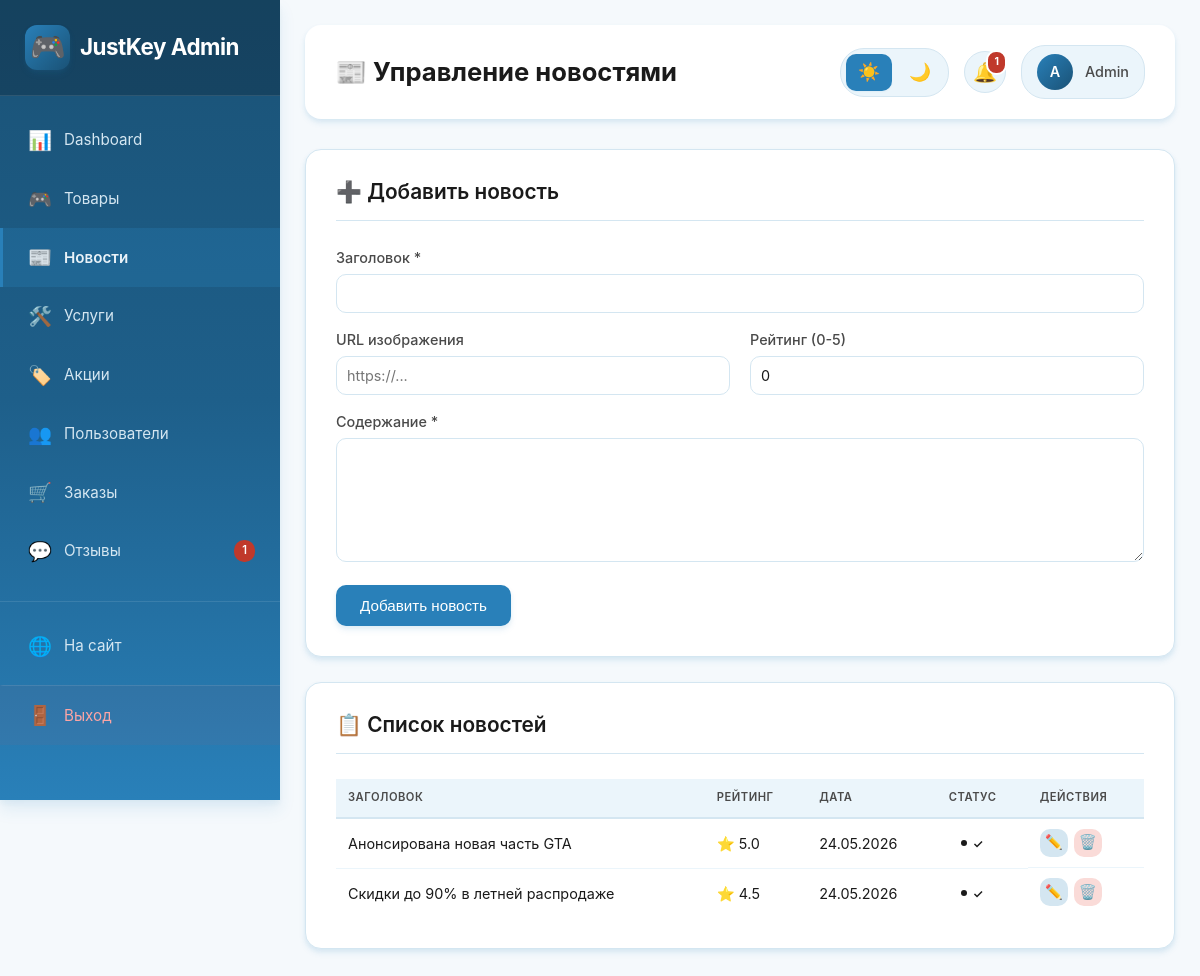
Screenshot of /admin/news.php (signed in) with the database file from the repository.
### tables this page shows
CREATE TABLE news (
    id INT AUTO_INCREMENT PRIMARY KEY,
    title VARCHAR(255) NOT NULL,
    slug VARCHAR(255) UNIQUE NOT NULL,
    content TEXT NOT NULL,
    short_content VARCHAR(500),
    image VARCHAR(255),
    author_id INT,
    rating DECIMAL(3,2) DEFAULT 5.00,
    views INT DEFAULT 0,
    image_url VARCHAR(255),
    is_active BOOLEAN DEFAULT TRUE,
    is_approved BOOLEAN DEFAULT TRUE,
    created_at TIMESTAMP DEFAULT CURRENT_TIMESTAMP,
    updated_at TIMESTAMP DEFAULT CURRENT_TIMESTAMP ON UPDATE CURRENT_TIMESTAMP,
    FOREIGN KEY (author_id) REFERENCES users(id) ON DELETE CASCADE
);

### admin/news.php (the view, shortened to what this page needs)
<?php
require_once '../config.php';
$stmt = $pdo->query("SELECT * FROM news ORDER BY created_at DESC");
$news_items = $stmt->fetchAll();
?>
<!DOCTYPE html>
<html lang="ru">
<head>
    <link rel="stylesheet" href="../style.css">
    <link rel="stylesheet" href="admin-style.css">
</head>
<body class="admin-body">
    <div class="admin-container">
        <?php include 'includes/sidebar.php'; ?>
        <main class="admin-main">
            <header class="admin-header">
                <h1>📰 Управление новостями</h1>
                <?php include 'includes/theme-toggle.php'; ?>
            </header>
            <div class="admin-form">
                <h2>➕ Добавить новость</h2>
                <form method="POST">
                    <div class="form-group">
                        <label>Заголовок *</label>
                        <input type="text" name="title" required>
                    </div>
                    <div class="form-row">
                        <div class="form-group">
                            <label>URL изображения</label>
                            <input type="url" name="image_url" placeholder="https://...">
                        </div>
                        <div class="form-group">
                            <label>Рейтинг (0-5)</label>
                            <input type="number" name="rating" step="0.1" min="0" max="5" value="0">
                        </div>
                    </div>
                    <div class="form-group">
                        <label>Содержание *</label>
                        <textarea name="content" rows="6" required></textarea>
                    </div>
                    <button type="submit" class="btn btn-primary">Добавить новость</button>
                </form>
            </div>
            <div class="admin-form">
                <h2>📋 Список новостей</h2>
                <table class="admin-table admin-table-compact">
                    <thead>
                        <tr>
                            <th>Заголовок</th>
                            <th>Рейтинг</th>
                            <th>Дата</th>
                            <th>Статус</th>
                            <th>Действия</th>
                        </tr>
                    </thead>
                    <tbody>
                        <?php foreach ($news_items as $item): ?>
                        <tr>
                            <td><?= htmlspecialchars($item['title'] ?? 'Без названия') ?></td>
                            <td>⭐ <?= number_format($item['rating'] ?? 0, 1) ?></td>
                            <td><?= isset($item['created_at']) ? date('d.m.Y', strtotime($item['created_at'])) : '-' ?></td>
                            <td>
                                <span class="status-badge status-badge-<?= !empty($item['is_active']) ? 'active' : 'inactive' ?>">
                                    <?= !empty($item['is_active']) ? '✓' : '✗' ?>
                                </span>
                            </td>
                            <td class="actions actions-compact">
                                <button class="btn-icon btn-edit" onclick='editNews({
                                    id: <?= $item['id'] ?? 0 ?>,
                                    title: "<?= addslashes($item['title'] ?? '') ?>",
                                    content: "<?= addslashes($item['content'] ?? '') ?>",
                                    image_url: "<?= addslashes($item['image_url'] ?? '') ?>",
                                    rating: <?= $item['rating'] ?? 0 ?>,
                                    is_active: <?= $item['is_active'] ?? 0 ?>
                                })'>✏️</button>
                                <form method="POST" style="display:inline;" onsubmit="return confirm('Удалить новость?')">
                                    <button type="submit" class="btn-icon btn-delete">🗑️</button>
                                </form>
                            </td>
                        </tr>
                        <?php endforeach; ?>
                    </tbody>
                </table>
            </div>
        </main>
    </div>
</body>
</html>

### style.css (style rules this page uses)
:root { --primary-color: #2980b9; --primary-dark: #1f6391; --primary-light: #3498db; --secondary-color: #1a5276; --accent-color: #f39c12; --bg-primary: #ffffff; --bg-secondary: #f5f9fc; --bg-tertiary: #ebf5fb; --bg-card: #ffffff; --text-primary: #1a1a1a; --text-secondary: #4a4a4a; --text-muted: #8a8a8a; --border-color: #d6eaf8; --shadow-sm: 0 1px 2px 0 rgba(41, 128, 185, 0.06); --shadow-md: 0 4px 6px -1px rgba(41, 128, 185, 0.1); --shadow-lg: 0 10px 15px -3px rgba(41, 128, 185, 0.1); --shadow-xl: 0 20px 25px -5px rgba(41, 128, 185, 0.12); --success-color: #27ae60; --warning-color: #f39c12; --error-color: #e74c3c; --info-color: #2980b9; --gradient-primary: linear-gradient(135deg, #2980b9 0%, #1a5276 100%); --gradient-secondary: linear-gradient(135deg, #3498db 0%, #2980b9 100%); --gradient-gaming: linear-gradient(135deg, #2980b9 0%, #0e3a52 100%); }
* { margin: 0; padding: 0; box-sizing: border-box; }
html { scroll-behavior: smooth; font-size: 16px; }
body { font-family: 'Inter', -apple-system, BlinkMacSystemFont, 'Segoe UI', Roboto, sans-serif; background-color: var(--bg-primary); color: var(--text-primary); line-height: 1.6; transition: background-color 0.3s ease, color 0.3s ease; overflow-x: hidden; }
h1, h2, h3, h4, h5, h6 { font-weight: 700; line-height: 1.2; margin-bottom: 1rem; }
h1 { font-size: 3rem; }
h2 { font-size: 2.5rem; }
.btn-icon { width: 42px; height: 42px; border-radius: 10px; background: var(--bg-secondary); border: none; color: var(--text-primary); cursor: pointer; display: flex; align-items: center; justify-content: center; transition: all 0.3s ease; position: relative; font-size: 1.2rem; }
.btn { padding: 0.75rem 1.5rem; border-radius: 10px; border: none; font-weight: 600; cursor: pointer; transition: all 0.3s ease; display: inline-flex; align-items: center; justify-content: center; gap: 0.5rem; font-size: 1rem; text-align: center; }
.btn-primary { background: var(--gradient-primary); color: white; box-shadow: var(--shadow-md); }
.form-row { display: grid; grid-template-columns: 1fr 1fr; gap: 1rem; }
.form-group { margin-bottom: 1.5rem; }
.form-group label { display: block; margin-bottom: 0.5rem; font-weight: 600; color: var(--text-secondary); }
.form-group input, .form-group select, .form-group textarea { width: 100%; padding: 0.875rem 1rem; border: 2px solid var(--border-color); border-radius: 10px; background: var(--bg-primary); color: var(--text-primary); font-size: 1rem; transition: all 0.3s ease; }

### rows the page displays
news: title "Анонсирована новая часть GTA", rating "5.0", created_at "24.05.2026"
news: title "Скидки до 90% в летней распродаже", rating "4.5", created_at "24.05.2026"

### other values shown
$pending_count "1"
min($total_notifications, 99) "1"
substr($_SESSION['login'] ?? 'A', 0, 1) "A"
$_SESSION['login'] "Admin"
